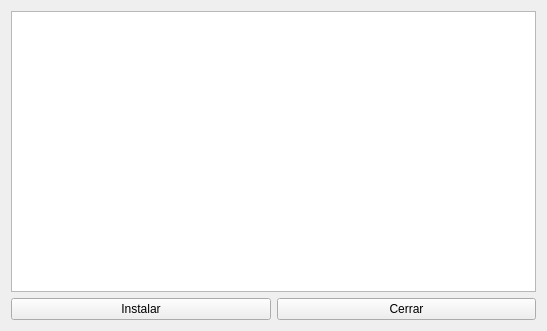
<?xml version="1.0" encoding="UTF-8"?>
<ui version="4.0">
 <class>Form</class>
 <widget class="QWidget" name="Form">
  <property name="geometry">
   <rect>
    <x>0</x>
    <y>0</y>
    <width>547</width>
    <height>331</height>
   </rect>
  </property>
  <property name="windowTitle">
   <string>Form</string>
  </property>
  <layout class="QGridLayout" name="gridLayout">
   <item row="1" column="0">
    <widget class="QPushButton" name="boton_install">
     <property name="text">
      <string>Instalar</string>
     </property>
    </widget>
   </item>
   <item row="1" column="1">
    <widget class="QPushButton" name="boton">
     <property name="text">
      <string>Cerrar</string>
     </property>
    </widget>
   </item>
   <item row="0" column="0" colspan="2">
    <widget class="QPlainTextEdit" name="plainTextEdit">
     <property name="readOnly">
      <bool>true</bool>
     </property>
     <property name="textInteractionFlags">
      <set>Qt::NoTextInteraction</set>
     </property>
     <property name="centerOnScroll">
      <bool>true</bool>
     </property>
    </widget>
   </item>
  </layout>
 </widget>
 <resources/>
 <connections/>
</ui>
